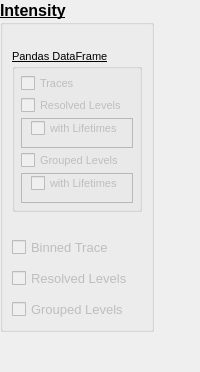
               <widget class="QFrame" name="frame">
                <property name="sizePolicy">
                 <sizepolicy hsizetype="Fixed" vsizetype="Preferred">
                  <horstretch>0</horstretch>
                  <verstretch>0</verstretch>
                 </sizepolicy>
                </property>
                <property name="minimumSize">
                 <size>
                  <width>0</width>
                  <height>0</height>
                 </size>
                </property>
                <property name="frameShape">
                 <enum>QFrame::NoFrame</enum>
                </property>
                <property name="frameShadow">
                 <enum>QFrame::Raised</enum>
                </property>
                <layout class="QVBoxLayout" name="verticalLayout_3">
                 <property name="spacing">
                  <number>0</number>
                 </property>
                 <property name="leftMargin">
                  <number>0</number>
                 </property>
                 <property name="topMargin">
                  <number>0</number>
                 </property>
                 <property name="rightMargin">
                  <number>0</number>
                 </property>
                 <property name="bottomMargin">
                  <number>0</number>
                 </property>
                 <item>
                  <widget class="QGroupBox" name="gbxExport_Int">
                   <property name="sizePolicy">
                    <sizepolicy hsizetype="Fixed" vsizetype="Minimum">
                     <horstretch>0</horstretch>
                     <verstretch>0</verstretch>
                    </sizepolicy>
                   </property>
                   <property name="minimumSize">
                    <size>
                     <width>0</width>
                     <height>0</height>
                    </size>
                   </property>
                   <property name="font">
                    <font>
                     <pointsize>12</pointsize>
                     <bold>true</bold>
                     <underline>true</underline>
                     <strikeout>false</strikeout>
                    </font>
                   </property>
                   <property name="title">
                    <string>Intensity</string>
                   </property>
                   <property name="flat">
                    <bool>false</bool>
                   </property>
                   <layout class="QVBoxLayout" name="verticalLayout_12">
                    <property name="spacing">
                     <number>10</number>
                    </property>
                    <item>
                     <spacer name="verticalSpacer_7">
                      <property name="orientation">
                       <enum>Qt::Vertical</enum>
                      </property>
                      <property name="sizeType">
                       <enum>QSizePolicy::Fixed</enum>
                      </property>
                      <property name="sizeHint" stdset="0">
                       <size>
                        <width>20</width>
                        <height>15</height>
                       </size>
                      </property>
                     </spacer>
                    </item>
                    <item>
                     <widget class="QGroupBox" name="gbxDFIntensity">
                      <property name="font">
                       <font>
                        <pointsize>8</pointsize>
                        <bold>false</bold>
                        <underline>true</underline>
                        <strikeout>false</strikeout>
                       </font>
                      </property>
                      <property name="layoutDirection">
                       <enum>Qt::LeftToRight</enum>
                      </property>
                      <property name="title">
                       <string>Pandas DataFrame</string>
                      </property>
                      <layout class="QVBoxLayout" name="verticalLayout_18">
                       <property name="spacing">
                        <number>3</number>
                       </property>
                       <property name="leftMargin">
                        <number>6</number>
                       </property>
                       <property name="topMargin">
                        <number>6</number>
                       </property>
                       <property name="rightMargin">
                        <number>6</number>
                       </property>
                       <property name="bottomMargin">
                        <number>6</number>
                       </property>
                       <item>
                        <widget class="QCheckBox" name="chbEx_DF_Traces">
                         <property name="enabled">
                          <bool>false</bool>
                         </property>
                         <property name="font">
                          <font>
                           <pointsize>8</pointsize>
                           <bold>false</bold>
                           <underline>false</underline>
                           <strikeout>false</strikeout>
                          </font>
                         </property>
                         <property name="text">
                          <string>Traces</string>
                         </property>
                        </widget>
                       </item>
                       <item>
                        <widget class="QCheckBox" name="chbEx_DF_Levels">
                         <property name="enabled">
                          <bool>false</bool>
                         </property>
                         <property name="font">
                          <font>
                           <pointsize>8</pointsize>
                           <bold>false</bold>
                           <underline>false</underline>
                           <strikeout>false</strikeout>
                          </font>
                         </property>
                         <property name="text">
                          <string>Resolved Levels</string>
                         </property>
                        </widget>
                       </item>
                       <item>
                        <widget class="QFrame" name="frame_7">
                         <property name="frameShape">
                          <enum>QFrame::StyledPanel</enum>
                         </property>
                         <property name="frameShadow">
                          <enum>QFrame::Raised</enum>
                         </property>
                         <layout class="QVBoxLayout" name="verticalLayout_22">
                          <property name="topMargin">
                           <number>0</number>
                          </property>
                          <item>
                           <widget class="QCheckBox" name="chbEx_DF_Levels_Lifetimes">
                            <property name="enabled">
                             <bool>false</bool>
                            </property>
                            <property name="font">
                             <font>
                              <pointsize>8</pointsize>
                              <bold>false</bold>
                              <underline>false</underline>
                              <strikeout>false</strikeout>
                             </font>
                            </property>
                            <property name="text">
                             <string>with Lifetimes</string>
                            </property>
                           </widget>
                          </item>
                         </layout>
                        </widget>
                       </item>
                       <item>
                        <widget class="QCheckBox" name="chbEx_DF_Grouped_Levels">
                         <property name="enabled">
                          <bool>false</bool>
                         </property>
                         <property name="font">
                          <font>
                           <pointsize>8</pointsize>
                           <bold>false</bold>
                           <underline>false</underline>
                           <strikeout>false</strikeout>
                          </font>
                         </property>
                         <property name="text">
                          <string>Grouped Levels</string>
                         </property>
                        </widget>
                       </item>
                       <item>
                        <widget class="QFrame" name="frame_8">
                         <property name="frameShape">
                          <enum>QFrame::StyledPanel</enum>
                         </property>
                         <property name="frameShadow">
                          <enum>QFrame::Raised</enum>
                         </property>
                         <layout class="QVBoxLayout" name="verticalLayout_23">
                          <property name="topMargin">
                           <number>0</number>
                          </property>
                          <item>
                           <widget class="QCheckBox" name="chbEx_DF_Grouped_Levels_Lifetimes">
                            <property name="enabled">
                             <bool>false</bool>
                            </property>
                            <property name="font">
                             <font>
                              <pointsize>8</pointsize>
                              <bold>false</bold>
                              <underline>false</underline>
                              <strikeout>false</strikeout>
                             </font>
                            </property>
                            <property name="text">
                             <string>with Lifetimes</string>
                            </property>
                           </widget>
                          </item>
                         </layout>
                        </widget>
                       </item>
                      </layout>
                     </widget>
                    </item>
                    <item>
                     <spacer name="verticalSpacer_8">
                      <property name="orientation">
                       <enum>Qt::Vertical</enum>
                      </property>
                      <property name="sizeType">
                       <enum>QSizePolicy::Fixed</enum>
                      </property>
                      <property name="sizeHint" stdset="0">
                       <size>
                        <width>20</width>
                        <height>15</height>
                       </size>
                      </property>
                     </spacer>
                    </item>
                    <item>
                     <widget class="QCheckBox" name="chbEx_Trace">
                      <property name="enabled">
                       <bool>false</bool>
                      </property>
                      <property name="font">
                       <font>
                        <pointsize>10</pointsize>
                        <bold>false</bold>
                        <underline>false</underline>
                        <strikeout>false</strikeout>
                       </font>
                      </property>
                      <property name="text">
                       <string>Binned Trace</string>
                      </property>
                     </widget>
                    </item>
                    <item>
                     <widget class="QCheckBox" name="chbEx_Levels">
                      <property name="enabled">
                       <bool>false</bool>
                      </property>
                      <property name="font">
                       <font>
                        <pointsize>10</pointsize>
                        <bold>false</bold>
                        <underline>false</underline>
                        <strikeout>false</strikeout>
                       </font>
                      </property>
                      <property name="text">
                       <string>Resolved Levels</string>
                      </property>
                     </widget>
                    </item>
                    <item>
                     <widget class="QCheckBox" name="chbEx_Grouped_Levels">
                      <property name="enabled">
                       <bool>false</bool>
                      </property>
                      <property name="font">
                       <font>
                        <pointsize>10</pointsize>
                        <bold>false</bold>
                        <underline>false</underline>
                        <strikeout>false</strikeout>
                       </font>
                      </property>
                      <property name="text">
                       <string>Grouped Levels</string>
                      </property>
                     </widget>
                    </item>
                   </layout>
                  </widget>
                 </item>
                 <item>
                  <spacer name="spcEx_Int">
                   <property name="orientation">
                    <enum>Qt::Vertical</enum>
                   </property>
                   <property name="sizeType">
                    <enum>QSizePolicy::MinimumExpanding</enum>
                   </property>
                   <property name="sizeHint" stdset="0">
                    <size>
                     <width>20</width>
                     <height>40</height>
                    </size>
                   </property>
                  </spacer>
                 </item>
                </layout>
               </widget>
